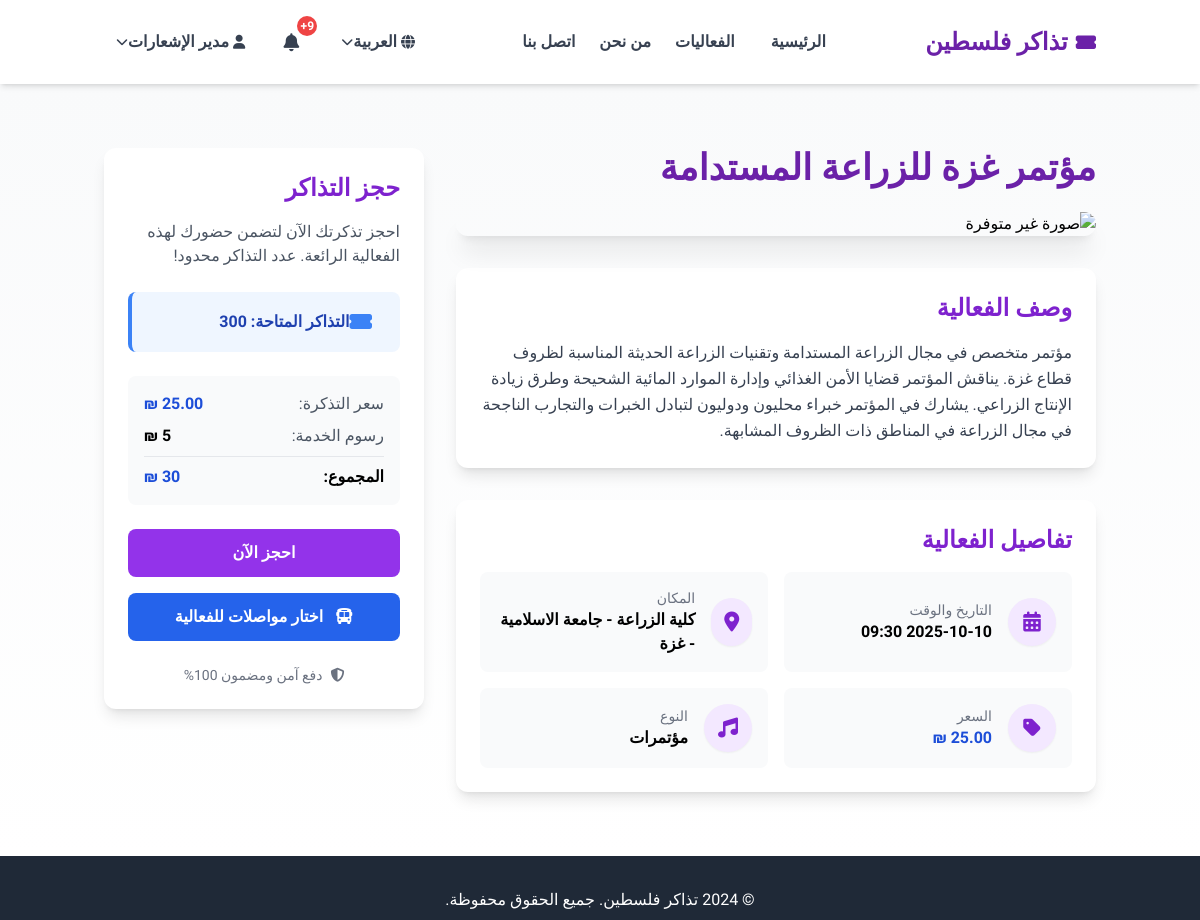
The page /event-details.php?id=25 (signed in) on the database its author committed.
### tables this page shows
CREATE TABLE `events` (
  `id` int(11) NOT NULL,
  `title` varchar(255) NOT NULL,
  `description` text NOT NULL,
  `location` varchar(255) NOT NULL,
  `date_time` datetime NOT NULL,
  `end_time` datetime NOT NULL,
  `price` decimal(10,2) NOT NULL,
  `capacity` int(11) DEFAULT 100,
  `original_price` decimal(10,2) DEFAULT NULL,
  `category` varchar(50) NOT NULL,
  `organizer` varchar(100) DEFAULT NULL,
  `contact_email` varchar(100) DEFAULT NULL,
  `contact_phone` varchar(50) DEFAULT NULL,
  `is_featured` tinyint(1) DEFAULT 0,
  `status` varchar(20) DEFAULT 'active',
  `is_active` tinyint(1) DEFAULT 1,
  `image` varchar(255) DEFAULT NULL,
  `available_tickets` int(11) NOT NULL,
  `featured` tinyint(1) DEFAULT 0,
  `created_at` timestamp NOT NULL DEFAULT current_timestamp(),
  `updated_at` timestamp NOT NULL DEFAULT current_timestamp() ON UPDATE current_timestamp()
);

### config/database.php (called while the page is built, shortened)
<?php
class Database {
    private $host = DB_HOST;
    private $user = DB_USER;
    private $pass = DB_PASS;
    private $dbname = DB_NAME;
    private $dbh;
    private $stmt;
    public function __construct() {
        $dsn = 'mysql:host=' . $this->host . ';dbname=' . $this->dbname . ';charset=utf8mb4';
        $options = array(
            PDO::ATTR_PERSISTENT => true,
            PDO::ATTR_ERRMODE => PDO::ERRMODE_EXCEPTION,
            PDO::ATTR_DEFAULT_FETCH_MODE => PDO::FETCH_ASSOC,
            PDO::ATTR_EMULATE_PREPARES => false
        );
        try {
            $this->dbh = new PDO($dsn, $this->user, $this->pass, $options);
        } catch(PDOException $e) {
            $this->error = $e->getMessage();
            error_log('Database Connection Error: ' . $this->error);
            echo 'Database Connection Error: ' . $this->error;
        }
    }
    public function query($sql) {
        $this->stmt = $this->dbh->prepare($sql);
    }
    public function bind($param, $value, $type = null) {
        if(is_null($type)) {
            switch(true) {
                case is_int($value):
                    $type = PDO::PARAM_INT;
                    break;
            }
        }
        $this->stmt->bindValue($param, $value, $type);
    }
    public function execute() {
        try {
            return $this->stmt->execute();
        } catch(PDOException $e) {
            $this->error = $e->getMessage();
            error_log('Query Execution Error: ' . $this->error);
            return false;
        }
    }
    public function single() {
        $this->execute();
        return $this->stmt->fetch();
    }
}
?>

### includes/functions.php (called while the page is built, shortened)
<?php
function get_event_by_id($id) {
    $db = new Database();
    $db->query("SELECT * FROM events WHERE id = :id");
    $db->bind(':id', $id);
    return $db->single();
}

### includes/init.php (called while the page is built, shortened)
<?php
require_once __DIR__ . '/../config/database.php';
if (isset($_GET['lang'])) {
    $selected_lang = $_GET['lang'];
    $_SESSION['lang'] = $selected_lang;
} elseif (isset($_SESSION['lang'])) {
    $selected_lang = $_SESSION['lang'];
} else {
    $selected_lang = defined('APP_LANG') ? APP_LANG : 'ar';
}
require_once __DIR__ . '/icons.php';

### includes/icons.php (called while the page is built, shortened)
<?php
$icons = [
    'ar' => [
        'my_tickets' => 'fa-ticket-alt',
        'payment_methods' => 'fa-credit-card',
        'invoices' => 'fa-file-invoice',
        'notifications' => 'fa-bell',
        'account_preferences' => 'fa-cog',
        'security' => 'fa-shield-alt',
        'logout' => 'fa-sign-out-alt',
        'edit_profile' => 'fa-user-edit',
        'user' => 'fa-user',
        'globe' => 'fa-globe'
    ],
    'en' => [
        'my_tickets' => 'fa-tags',
        'payment_methods' => 'fa-money-bill-wave',
        'invoices' => 'fa-receipt',
        'notifications' => 'fa-envelope',
        'account_preferences' => 'fa-sliders-h',
        'security' => 'fa-lock',
        'logout' => 'fa-power-off',
        'edit_profile' => 'fa-pen',
        'user' => 'fa-user-circle',
        'globe' => 'fa-language'
    ],
    'he' => [
        'my_tickets' => 'fa-bookmark',
        'payment_methods' => 'fa-wallet',
        'invoices' => 'fa-file-alt',
        'notifications' => 'fa-comment',
        'account_preferences' => 'fa-tools',
        'security' => 'fa-user-shield',
        'logout' => 'fa-door-open',
        'edit_profile' => 'fa-id-card',
        'user' => 'fa-user-tie',
        'globe' => 'fa-globe-asia'
    ]
];
function get_icon($icon_name, $lang = null) {
    global $icons, $selected_lang;
    if ($lang === null) {
        $lang = $selected_lang;
    }
    if (isset($icons[$lang]) && isset($icons[$lang][$icon_name])) {
        return $icons[$lang][$icon_name];
    }
    return 'fa-question-circle';
}

### event-details.php (the view, shortened to what this page needs)
<?php
try {
    require_once 'includes/init.php';
    require_once 'includes/functions.php';
    require_once 'includes/header.php';
    $event_id = intval($_GET['id']);
    $event = get_event_by_id($event_id);
} catch (Exception $e) {
    die("خطأ في تحميل الملفات: " . $e->getMessage());
}
?>
<section class="py-16 bg-gradient-to-b from-gray-50 to-white min-h-[60vh]">
    <div class="container mx-auto px-4">
        <div class="flex flex-col md:flex-row gap-8">
            <div class="md:w-2/3">
                <h1 class="text-3xl md:text-4xl font-bold text-purple-800 mb-6"><?php echo $event['title']; ?></h1>
                <div class="relative overflow-hidden rounded-xl shadow-xl mb-8">
                    <img src="<?php echo !empty($event['image']) ? $event['image'] : 'assets/img/event-placeholder.jpg'; ?>" class="w-full h-auto object-cover" alt="<?php echo $event['title']; ?>">
                </div>
                <div class="bg-white rounded-xl shadow-lg p-6 mb-8">
                    <h2 class="text-2xl font-bold text-purple-700 mb-4"><?php echo $lang['event_description'] ?? 'وصف الفعالية'; ?></h2>
                    <p class="text-gray-700 leading-relaxed"><?php echo $event['description']; ?></p>
                </div>
                <div class="bg-white rounded-xl shadow-lg p-6">
                    <h2 class="text-2xl font-bold text-purple-700 mb-4"><?php echo $lang['event_details'] ?? 'تفاصيل الفعالية'; ?></h2>
                    <div class="grid grid-cols-1 md:grid-cols-2 gap-4">
                        <div class="flex items-center p-4 bg-gray-50 rounded-lg">
                            <div class="bg-purple-100 text-purple-700 rounded-full w-12 h-12 flex items-center justify-center mr-4 shadow-sm">
                                <i class="fas fa-calendar-alt text-xl"></i>
                            </div>
                            <div>
                                <h3 class="text-sm text-gray-500"><?php echo $lang['event_date_time'] ?? 'التاريخ والوقت'; ?></h3>
                                <p class="font-bold"><?php echo date('Y-m-d H:i', strtotime($event['date_time'])); ?></p>
                            </div>
                        </div>
                        <div class="flex items-center p-4 bg-gray-50 rounded-lg">
                            <div class="bg-purple-100 text-purple-700 rounded-full w-12 h-12 flex items-center justify-center mr-4 shadow-sm">
                                <i class="fas fa-map-marker-alt text-xl"></i>
                            </div>
                            <div>
                                <h3 class="text-sm text-gray-500"><?php echo $lang['event_location'] ?? 'المكان'; ?></h3>
                                <p class="font-bold"><?php echo $event['location']; ?></p>
                            </div>
                        </div>
                        <div class="flex items-center p-4 bg-gray-50 rounded-lg">
                            <div class="bg-purple-100 text-purple-700 rounded-full w-12 h-12 flex items-center justify-center mr-4 shadow-sm">
                                <i class="fas fa-tag text-xl"></i>
                            </div>
                            <div>
                                <h3 class="text-sm text-gray-500"><?php echo $lang['event_price'] ?? 'السعر'; ?></h3>
                                <?php if (!empty($event['original_price'])): ?>
                                <div>
                                    <span class="line-through text-gray-500 text-sm"><?php echo $event['original_price']; ?> ₪</span>
                                    <p class="font-bold text-red-600"><?php echo $event['price']; ?> ₪</p>
                                </div>
                                <?php else: ?>
                                <p class="font-bold text-blue-700"><?php echo $event['price']; ?> ₪</p>
                                <?php endif; ?>
                            </div>
                        </div>
                        <div class="flex items-center p-4 bg-gray-50 rounded-lg">
                            <div class="bg-purple-100 text-purple-700 rounded-full w-12 h-12 flex items-center justify-center mr-4 shadow-sm">
                                <i class="fas fa-music text-xl"></i>
                            </div>
                            <div>
                                <h3 class="text-sm text-gray-500"><?php echo $lang['event_type'] ?? 'النوع'; ?></h3>
                                <p class="font-bold"><?php echo $event['category']; ?></p>
                            </div>
                        </div>
                    </div>
                </div>
            </div>
            <div class="md:w-1/3">
                <div class="bg-white rounded-xl shadow-lg p-6 sticky top-24">
                    <h2 class="text-2xl font-bold text-purple-700 mb-4"><?php echo $lang['book_tickets'] ?? 'حجز التذاكر'; ?></h2>
                    <p class="text-gray-600 mb-6"><?php echo $lang['book_ticket_now'] ?? 'احجز تذكرتك الآن لتضمن حضورك لهذه الفعالية الرائعة. عدد التذاكر محدود!'; ?></p>
                    <div class="bg-blue-50 border-l-4 border-blue-500 p-4 mb-6 rounded-lg">
                        <div class="flex items-center">
                            <div class="text-blue-500 mr-3">
                                <i class="fas fa-ticket-alt text-xl"></i>
                            </div>
                            <div>
                                <p class="font-semibold text-blue-800"><?php echo $lang['available_tickets'] ?? 'التذاكر المتاحة'; ?>: <span class="font-bold"><?php echo $event['available_tickets']; ?></span></p>
                            </div>
                        </div>
                    </div>
                    <div class="bg-gray-50 p-4 rounded-lg mb-6">
                        <div class="flex justify-between mb-2">
                            <span class="text-gray-600"><?php echo $lang['ticket_price'] ?? 'سعر التذكرة'; ?>:</span>
                            <?php if (!empty($event['original_price'])): ?>
                            <div class="text-right">
                                <span class="line-through text-gray-500 text-sm block"><?php echo $event['original_price']; ?> ₪</span>
                                <span class="font-bold text-red-600"><?php echo $event['price']; ?> ₪</span>
                            </div>
                            <?php else: ?>
                            <span class="font-bold text-blue-700"><?php echo $event['price']; ?> ₪</span>
                            <?php endif; ?>
                        </div>
                        <div class="flex justify-between">
                            <span class="text-gray-600"><?php echo $lang['service_fee'] ?? 'رسوم الخدمة'; ?>:</span>
                            <span class="font-bold">5 ₪</span>
                        </div>
                        <div class="border-t border-gray-200 my-2"></div>
                        <div class="flex justify-between">
                            <span class="font-bold"><?php echo $lang['total_amount'] ?? 'المجموع'; ?>:</span>
                            <span class="font-bold text-blue-700"><?php echo $event['price'] + 5; ?> ₪</span>
                        </div>
                    </div>
                    <?php if($event['available_tickets'] > 0): ?>
                    <a href="checkout.php?event_id=<?php echo $event['id']; ?>" class="bg-purple-600 hover:bg-purple-700 text-white py-3 px-6 rounded-lg font-bold w-full block text-center transition-all duration-300 hover:shadow-lg pulse-animation mb-4">
                        <?php echo $lang['book_now'] ?? 'احجز الآن'; ?>
                    </a>
                    <a href="transport/starting_points.php?event_id=<?php echo $event['id']; ?>" class="bg-blue-600 hover:bg-blue-700 text-white py-3 px-6 rounded-lg font-bold w-full block text-center transition-all duration-300 hover:shadow-lg">
                        <i class="fas fa-bus <?php echo ($selected_lang == 'en') ? 'mr-2' : 'ml-2'; ?>"></i>
                        <?php echo $lang['book_transport'] ?? 'اختار مواصلات للفعالية'; ?>
                    </a>
                    <?php endif; ?>
                    <div class="flex items-center justify-center mt-6 text-gray-500 text-sm">
                        <i class="fas fa-shield-alt <?php echo ($selected_lang == 'en') ? 'mr-2' : 'ml-2'; ?>"></i>
                        <span><?php echo $lang['secure_payment'] ?? 'دفع آمن ومضمون 100%'; ?></span>
                    </div>
                </div>
            </div>
        </div>
    </div>
</section>
<?php
require_once 'includes/footer.php';
?>

### assets/css/responsive.css (style rules this page uses)
* { box-sizing: border-box; }
html, body { overflow-x: hidden; max-width: 100vw; position: relative; }
img { max-width: 100%; height: auto; display: block; }
.pulse-animation { animation: pulse 2s infinite; }
@media (min-width: 1025px) { .container { max-width: 1200px; } }
html { scroll-padding-top: 80px; }

### assets/css/performance.css (style rules this page uses)
img { image-rendering: -webkit-optimize-contrast; image-rendering: crisp-edges; }
html { scroll-behavior: smooth; }

### event-details.php (style rules this page uses)
.pulse-animation { animation: pulse 2s infinite; }

### rows shown on the page
events: title "مؤتمر غزة للزراعة المستدامة", description "مؤتمر متخصص في مجال الزراعة المستدامة وتقنيات الزراعة الحديثة المناسبة لظروف قطاع غزة. يناقش المؤتمر قضايا الأمن الغذائي وإدارة الموارد المائية الشحيحة وطرق زيادة الإنتاج الزراعي. يشارك في المؤتمر خبراء محليون ودوليون لتبادل الخبرات والتجارب الناجحة في مجال الزراعة في المناطق ذات الظروف المشابهة.", date_time "2025-10-10 09:30", location "كلية الزراعة - جامعة الاسلامية - غزة", category "مؤتمرات", available_tickets "300"

### other values the page prints
$lang['site_name'] "تذاكر فلسطين"
$lang['home'] "الرئيسية"
$lang['events'] "الفعاليات"
$lang['about'] "من نحن"
$lang['contact'] "اتصل بنا"
$lang['language'] "العربية"
$_SESSION['user_name'] "مدير الإشعارات"
$lang['event_description'] "وصف الفعالية"
$lang['event_details'] "تفاصيل الفعالية"
$lang['event_date_time'] "التاريخ والوقت"
$lang['event_location'] "المكان"
$lang['event_price'] "السعر"
$lang['event_type'] "النوع"
$lang['book_tickets'] "حجز التذاكر"
$lang['book_ticket_now'] "احجز تذكرتك الآن لتضمن حضورك لهذه الفعالية الرائعة. عدد التذاكر محدود!"
